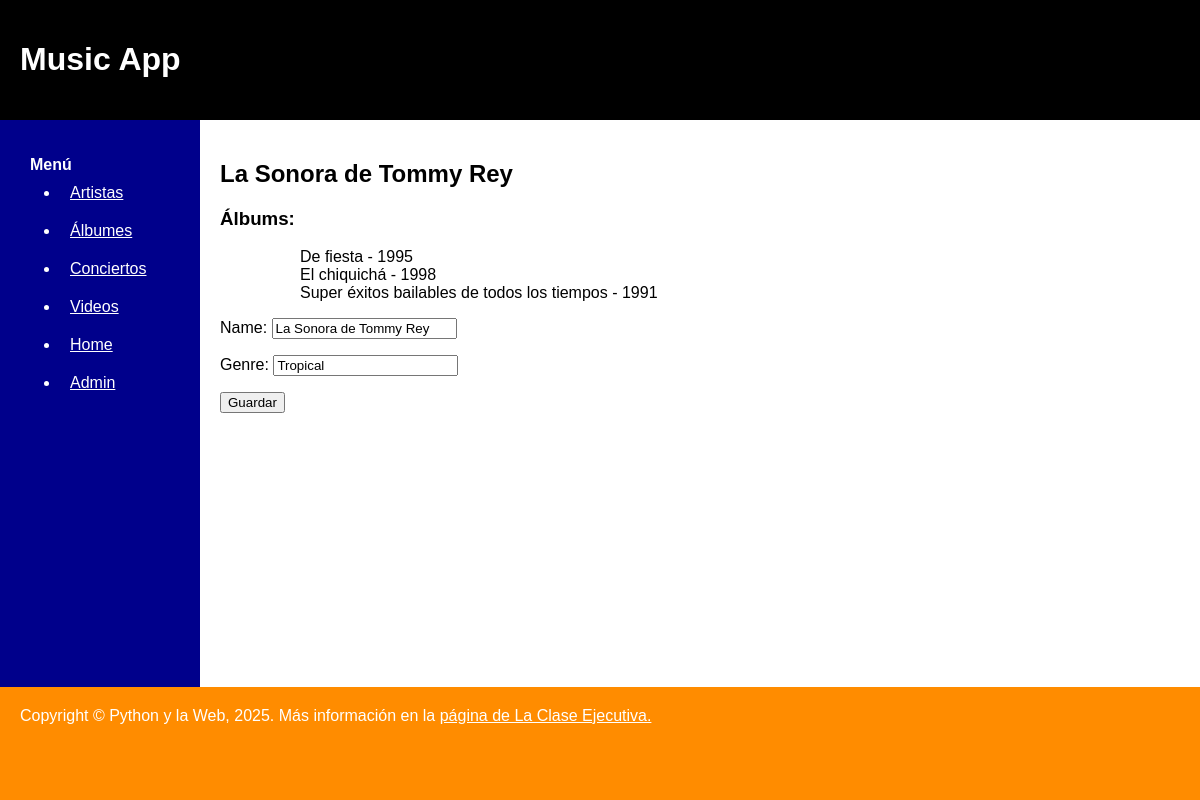
Page /music/artists/4/ on the committed database.
### music/models.py (models this page shows)
class Artist(models.Model):
    name = models.CharField(max_length=200)
    genre = models.CharField(max_length=200)
    def __str__(self):
        return self.name

class Album(models.Model):
    artist = models.ForeignKey(Artist, on_delete=models.CASCADE)
    name = models.CharField(max_length=200)
    pub_date = models.DateField('Fecha publicación')
    def __str__(self):
        return f"{self.name}  - {self.pub_date.year}"

### music/views.py (the view)
# urls.py: path('artists/<int:artist_id>/', views.artist_detail, name='artist_detail'),
def artist_detail(request, artist_id):
    artist = Artist.objects.get(id=artist_id)
    if request.method == 'POST':
        form = ArtistForm(request.POST, instance=artist)
        if form.is_valid():
            artist = form.save()
    else:
        form = ArtistForm(instance=artist)
    context = {'artist': artist, 'form': form}
    return render(request, 'music/artist_detail.html', context)

### music/forms.py
class ArtistForm(forms.ModelForm):
    class Meta:
        model = Artist
        fields = "__all__"

### music/templates/music/artist_detail.html (shortened to what this page needs)
{% extends "music/base.html" %}
{% block content %}
<section id="artist-page">
    <h2>{{ artist }} </h2>
    <h3>Álbums:</h3>
    <ul>
        {% for album in artist.album_set.all %}
        <ol>{{ album }}</ol>
        {% endfor %}
    </ul>
    <form action="{% url 'artist_detail' artist.id %}" method="post">
        {{ form.as_p }}
        <input type="submit" value="Guardar"/>
    </form>
</section>
{% endblock %}

### music/static/music/style.css (style rules this page uses)
body { font-family: sans-serif; margin: 0; }
section { padding: 20px; }

### rows in the picture
Artist: name "La Sonora de Tommy Rey", genre "Tropical"
Album: name+pub_date "De fiesta - 1995"
Album: name+pub_date "El chiquichá - 1998"
Album: name+pub_date "Super éxitos bailables de todos los tiempos - 1991"
